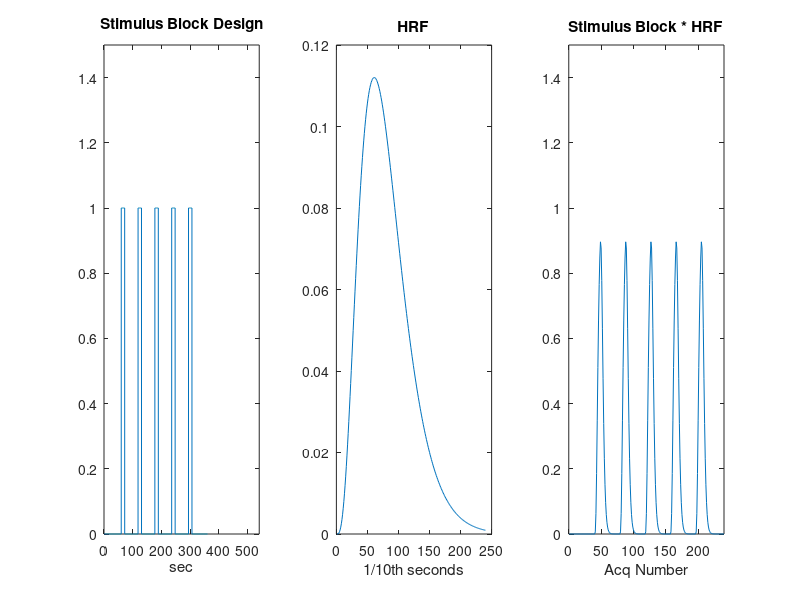

Write MATLAB code to recreate this figure. (Note: this script raises an error after producing the figure.)
nTRs=360;
t=0:0.1:540;
box=[zeros(1,900) repmat([ones(1,120) zeros(1,780)],1,5) 0];
box=[zeros(1,900) repmat([ones(1,120) zeros(1,795)],1,5) 0]; box = box(1:5401);

nTRs = 240;
t = 0:0.1:360;
box = [zeros(1,600) repmat([ones(1,120) zeros(1,465)],1,5) zeros(1,250)]; box = box(1:3601);


figure(250); subplot(1,3,1); plot(t,box);axis([0 540 0 1.5]); xlabel('sec'); title('Stimulus Block Design')

T0=0; n=4; lamda=2;
hrf=((t-T0).^(n-1)).*exp(-(t-T0)/lamda)/((lamda^n)*factorial(n-1));
figure(250); subplot(1,3,2); plot(hrf(1:240));
xlabel('1/10th seconds'); title('HRF')

B=conv(hrf,box)/10;
tp=0:.1:2400;
for i=1:nTRs
    N(i)=B(i*15);
end
figure(250); subplot(1,3,3); plot(N); axis([0 nTRs 0 1.5]); xlabel('Acq Number'); title('Stimulus Block * HRF')
% N = circshift(N,9,2)

clear x
x(:,1) = N';
x(:,2) = ones(nTRs,1);
x(:,3) = linspace(1,nTRs,nTRs)';
x(:,4) = [linspace(1,nTRs,nTRs/2) linspace(nTRs,1,nTRs/2)];
x(:,5) = [linspace(1,nTRs,nTRs/3) linspace(nTRs,1,nTRs/3) linspace(1,nTRs,nTRs/3)];
x(:,6) = repmat([linspace(1,nTRs,nTRs/4) linspace(nTRs,1,nTRs/4)],1,2);

x(:,3:end)=x(:,3:end)/nTRs;
X = [];
for i = 1:size(pdiF,2)
    X = blkdiag(X,x);
end
figure(251);
c=repmat([1;zeros(size(x,2)-1,1)],size(pdiF,2),1);
subplot(2,1,1); 
b=bar(.5:1:size(c,1),c,'k','barwidth',.5); grid minor; title('Design Matrix')
set(gca,'position',[.13 .80 .775 .15],'ylim',[-2 2],'xlim',[0 size(c,1)],...
    'xtick',0:1:12,'xticklabel',[],'yticklabel',[])
subplot(2,1,2);
image(X*64);
set(gca,'position',[.13 .1 .775 .65],'xticklabel',[],'yticklabel',[1 360],'ytick',[1 size(N,2)])
ylabel('Acq Number');
colormap(flipud(gray));
nTR = nTRs * size(pdiF,2);





%%%
tdist2T = @(t,DF) (1-betainc(DF/(DF+t^2),DF/2,0.5)); % 2-tailed t-distribution
tdist1T = @(t,DF) 1-(1-tdist2T(t,DF))/2; % 1-tailed t-distribution

PDI = cat(3,pdiF{:});
clear Beta
for i=1:size(PDI,1)
    for j=1:size(PDI,2)

        Y = squeeze(PDI(i,j,:))';
        
        DF = nTR - 2;
        
        beta_hat=inv(X'*X)*X'*Y';
        Beta(i,j,:) = reshape(beta_hat,1,1,size(c,1));
%         Beta(i,j,2) = beta_hat(2);
%         Beta(i,j,3) = beta_hat(3);
        Var_e=(Y'-X*beta_hat)'*(Y'-X*beta_hat)/DF;
        
        %Hypothesis testing; Compute the t statistic
        t_stat(i,j)=c'*beta_hat/sqrt(Var_e*c'*inv(X'*X)*c);
        
        p2tail(i,j) = 1- tdist2T(t_stat(i,j),DF);
        p1tail(i,j) = 1- tdist1T(t_stat(i,j),DF);

    end
end
figure(252);
for i = 1:size(c,1)
    d1 = round(size(c,1)/size(pdiF,2));
    d2 = round(size(c,1)/d1);
    subplot(d2,d1,i); imagesc(Beta(:,:,i));
    set(gca,'yticklabel',[],'xticklabel',[])
end
colormap jet

Pthresh = 0.005; Maxt = ceil( max(t_stat(:)));
CAX = [-35-Maxt Maxt]; Cbar=[gray(36*50);winter(abs(CAX(2)+1)*50);autumn(abs(CAX(2)+1)*50)];
figure(253);
subplot(3,2,1); imagesc(p2tail); caxis([0 1]); title('2 tail - P values'); colormap(gca,'jet'); caxis([0 1])
subplot(3,2,2); imagesc(p1tail); caxis([0 1]); title('1 tail - P values'); colormap(gca,'jet'); caxis([0 1])

pdiA2 = pdiA{end} - Maxt; pdiA2(p2tail < Pthresh) = t_stat(p2tail < Pthresh); 
subplot(3,2,3); imagesc(pdiA2); colormap(gca,Cbar); caxis(CAX); title(['2 tail - P < ' num2str(Pthresh)])
pdiA2 = pdiA{end} - Maxt; pdiA2(p1tail < Pthresh) = t_stat(p1tail < Pthresh);
subplot(3,2,4); imagesc(pdiA2); colormap(gca,Cbar); caxis(CAX); title(['1 tail - P < ' num2str(Pthresh)])

[c_pvalues, c_alpha, h] = fwer_sidak(reshape(p2tail,size(p2tail,1)*size(p2tail,2), []), 0.05);
c_p2values = reshape(c_pvalues,size(p2tail,1),size(p2tail,2));
pdiA2 = pdiA{end} - Maxt; pdiA2(c_p2values < Pthresh) = t_stat(c_p2values < Pthresh); 
subplot(3,2,5); imagesc(pdiA2); colormap(gca,Cbar); caxis(CAX); title(['2 tail - P < ' num2str(Pthresh) ',FWE Corr'])

[c_pvalues, c_alpha, h] = fwer_sidak(reshape(p1tail,size(p1tail,1)*size(p1tail,2), []), 0.05);
c_p1values = reshape(c_pvalues,size(p1tail,1),size(p1tail,2));
pdiA2 = pdiA{end} - Maxt; pdiA2(c_p1values < Pthresh) = t_stat(c_p1values < Pthresh); 
subplot(3,2,6); imagesc(pdiA2); colormap(gca,Cbar); caxis(CAX); title(['1 tail - P < ' num2str(Pthresh) ',FWE Corr'])



sets = 1;
blockF{1} = N;




